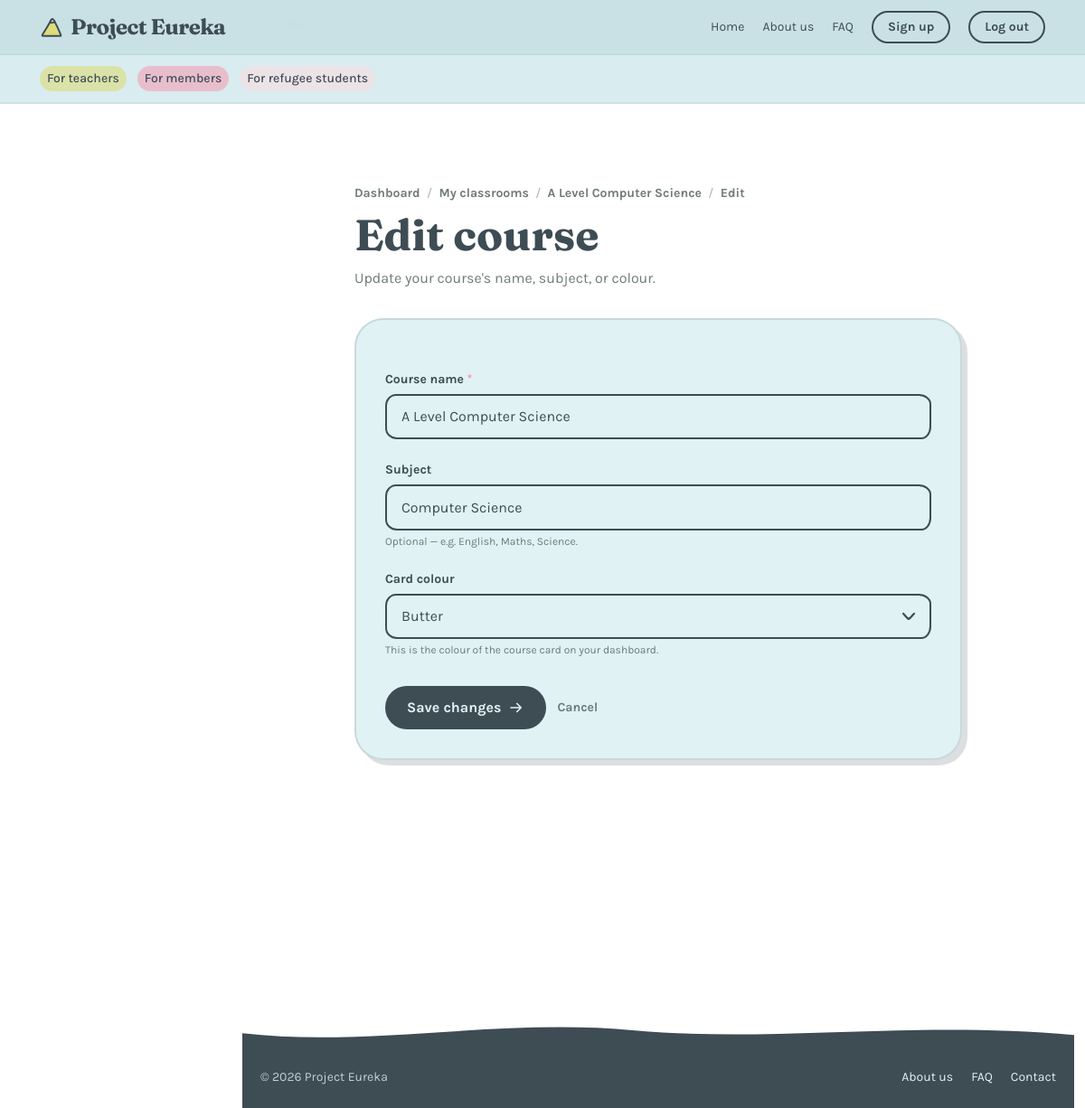
/teachers/classrooms/4/edit/ (signed in), run on the app's committed database.
### classes/models.py (models this page shows, shortened)
class Course(models.Model):
    name = models.CharField(max_length=120)
    subject = models.CharField(max_length=80, blank=True)
    teacher = models.ForeignKey(
        settings.AUTH_USER_MODEL,
        on_delete=models.CASCADE,
        related_name="courses_taught",
    )
    color = models.CharField(max_length=20, default="mint")  # dashboard card accent
    created_at = models.DateTimeField(auto_now_add=True)

### teachers/views.py (the view)
# urls.py: path("classrooms/<int:course_id>/edit/", views.edit_course, name="edit_course"),
@teacher_required
def edit_course(request, course_id):
    course = get_object_or_404(Course, pk=course_id, teacher=request.user)
    if request.method == "POST":
        form = CourseForm(request.POST, instance=course)
        if form.is_valid():
            form.save()
            return redirect("teachers:course_detail", course_id=course.pk)
    else:
        form = CourseForm(instance=course)
    return render(request, "teachers/course_form.html", {
        "current_page": "teachers",
        "signed_in": True,
        "display_name": request.user.get_short_name() or request.user.username,
        "avatar_letter": (request.user.get_short_name() or request.user.username)[:1].upper(),
        "form": form,
        "editing": True,
        "course": course,
    })

### classes/forms.py
class CourseForm(forms.ModelForm):
    class Meta:
        model = Course
        fields = ["name", "subject", "color"]
        widgets = {
            "name": forms.TextInput(attrs={
                "class": "doodle-input",
                "placeholder": "e.g. Year 7 English",
            }),
            "subject": forms.TextInput(attrs={
                "class": "doodle-input",
                "placeholder": "e.g. English",
            }),
            "color": forms.Select(
                choices=[
                    ("mint", "Mint"),
                    ("butter", "Butter"),
                    ("blush", "Blush"),
                    ("lilac", "Lilac"),
                    ("sky", "Sky"),
                ],
                attrs={"class": "doodle-select"},
            ),
        }

### teachers/templates/teachers/course_form.html (shortened to what this page needs)
{% extends "base.html" %}
{% load static %}
{% load i18n %}
{% block body %}
{% include "partials/header.html" %}
  <div id="main-shell" class="pt-32">
    <main class="pb-16 pt-6">
      <section class="mx-auto max-w-2xl space-y-8">
        <div>
          <p class="reveal text-sm text-inksoft mb-3">
            <a href="{% url 'teachers:dashboard' %}" class="squiggle-link font-bold">{% translate "Dashboard" %}</a>
            <span class="mx-1 text-inksoft/60">/</span>
            <a href="{% url 'teachers:classrooms' %}" class="squiggle-link font-bold">{% translate "My classrooms" %}</a>
            {% if editing %}
              <span class="mx-1 text-inksoft/60">/</span>
              <a href="{% url 'teachers:course_detail' course.pk %}" class="squiggle-link font-bold">{{ course.name }}</a>
            {% endif %}
            <span class="mx-1 text-inksoft/60">/</span>
            <span class="font-bold">{% if editing %}{% translate "Edit" %}{% else %}{% translate "New course" %}{% endif %}</span>
          </p>
          <h1 class="reveal font-display text-4xl md:text-5xl font-bold leading-[1.05] mb-3">
            {% if editing %}{% translate "Edit course" %}{% else %}{% translate "Add a course" %}{% endif %}
          </h1>
          <p class="reveal text-inksoft">
            {% if editing %}
              {% translate "Update your course's name, subject, or colour." %}
            {% else %}
              {% translate "Give your course a name and pick a colour. You can add lessons, assignments, and students once it's created." %}
            {% endif %}
          </p>
        </div>
        <div class="reveal rounded-blob bg-cream border-2 border-ink/15 shadow-[6px_6px_0_0_rgba(62,76,84,0.18)] p-6 md:p-8">
          <form method="post" class="space-y-6">
            <div>
              <label for="{{ form.name.id_for_label }}" class="block text-sm font-bold mb-1.5">
                {% translate "Course name" %} <span class="text-lilac">*</span>
              </label>
              {{ form.name }}
            </div>
            <div>
              <label for="{{ form.subject.id_for_label }}" class="block text-sm font-bold mb-1.5">
                {% translate "Subject" %}
              </label>
              {{ form.subject }}
              <p class="text-xs text-inksoft mt-1">{% translate "Optional — e.g. English, Maths, Science." %}</p>
            </div>
            <div>
              <label for="{{ form.color.id_for_label }}" class="block text-sm font-bold mb-1.5">
                {% translate "Card colour" %}
              </label>
              {{ form.color }}
              <p class="text-xs text-inksoft mt-1">{% translate "This is the colour of the course card on your dashboard." %}</p>
            </div>
            <div class="flex flex-wrap items-center gap-3 pt-2">
              <button type="submit" class="inline-flex items-center gap-2 rounded-full bg-ink text-cream px-6 py-3 font-bold hover:bg-ink/80 transition-colors focus-visible:outline focus-visible:outline-2 focus-visible:outline-offset-2 focus-visible:outline-ink">
                {% if editing %}{% translate "Save changes" %}{% else %}{% translate "Create course" %}{% endif %}
                <svg width="18" height="18" viewBox="0 0 24 24" fill="none" aria-hidden="true"><path d="M4 12h15m0 0-6-6m6 6-6 6" stroke="currentColor" stroke-width="2.2" stroke-linecap="round" stroke-linejoin="round"/></svg>
              </button>
              {% if editing %}
                <a href="{% url 'teachers:course_detail' course.pk %}" class="squiggle-link text-sm text-inksoft font-bold">{% translate "Cancel" %}</a>
              {% else %}
                <a href="{% url 'teachers:classrooms' %}" class="squiggle-link text-sm text-inksoft font-bold">{% translate "Cancel" %}</a>
              {% endif %}
            </div>
          </form>
        </div>
      </section>
    </main>
    {% include "partials/footer.html" %}
  </div>
{% endblock %}

### static/css/eureka.css (style rules this page uses)
html { scroll-behavior: smooth; }
body { font-family: 'Karla', sans-serif; }
.font-display { font-family: 'Fraunces', serif; }
.squiggle-link { position: relative; text-decoration: none; }
.squiggle-link::after { content: ""; position: absolute; left: 0; right: 0; bottom: -4px; height: 6px; background-size: 60px 6px; opacity: 0; transition: opacity .2s ease; }
.reveal { opacity: 0; transform: translateY(18px); transition: opacity .6s ease, transform .6s ease; }
.reveal.in { opacity: 1; transform: none; }
.doodle-input, .doodle-textarea, .doodle-select { width: 100%; padding: 0.7rem 1rem; font-family: 'Karla', sans-serif; font-size: 1rem; color: #3E4C54; background: #E0F2F4; border: 2.5px solid #3E4C54; border-radius: 12px 14px 11px 13px / 13px 11px 14px 12px; outline: none; transition: background .15s ease, box-shadow .15s ease, transform .15s ease; }
.doodle-input::placeholder, .doodle-textarea::placeholder { color: rgba(62, 76, 84, 0.45); }
.doodle-select { appearance: none; background-repeat: no-repeat; background-position: right 1rem center; padding-right: 2.6rem; }
:root { --sidebar-w: 244px; --sidebar-w-collapsed: 68px; }
#main-shell { margin-left: calc(var(--sidebar-w) + 24px); padding-right: 12px; transition: margin-left .28s ease; }

### data on the page
Course: name "A Level Computer Science", subject "Computer Science", color "Butter"
